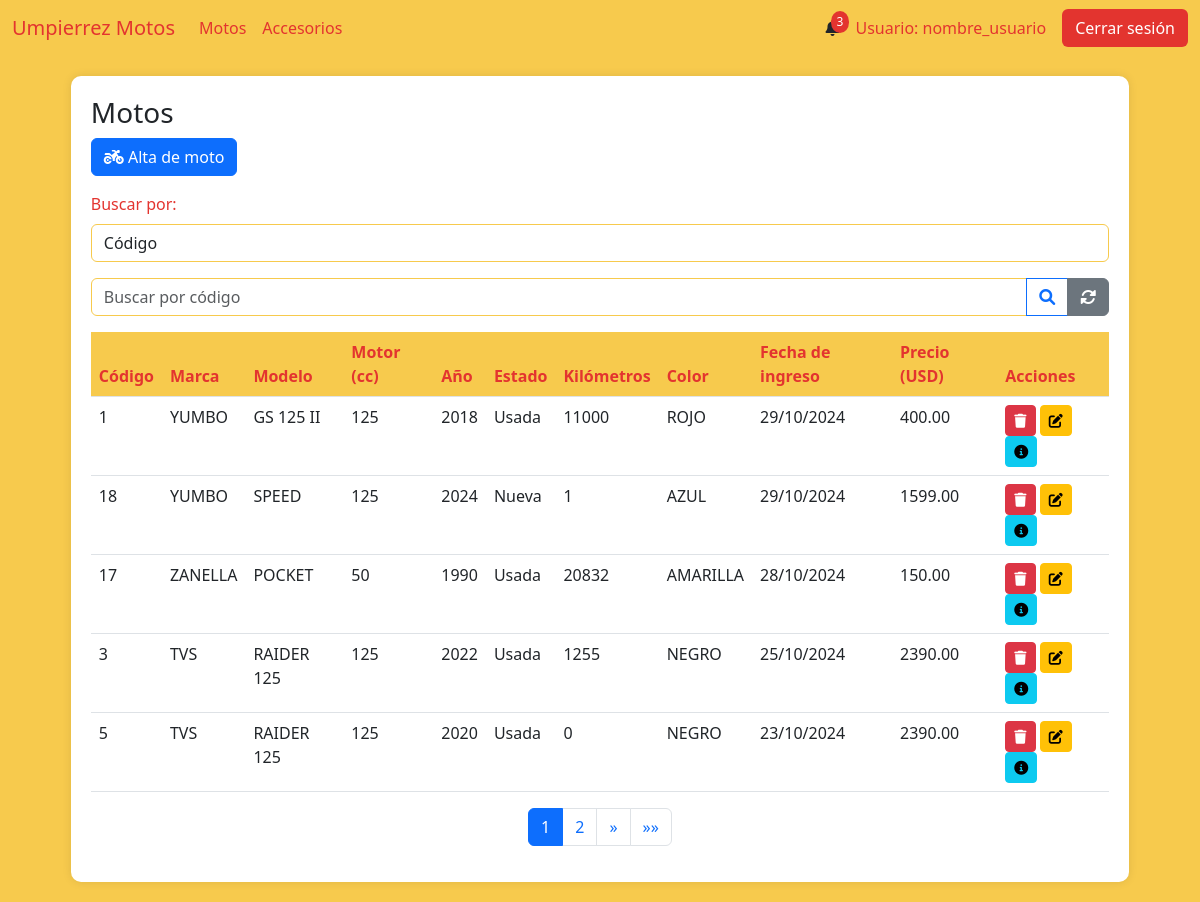
Page /motos on the committed database.
### AppUM/models.py (models this page shows)
class Moto(models.Model):
    marca = models.CharField(max_length=20)
    modelo = models.CharField(max_length=20)
    anio = models.IntegerField()
    motor = models.IntegerField()
    estado = models.CharField(max_length=10)
    kilometros = models.IntegerField()
    precio = models.DecimalField(max_digits=10, decimal_places=2)
    color = models.CharField(max_length=20)
    num_motor = models.CharField(max_length=40, unique=True)
    num_chasis = models.CharField(max_length=40, unique=True)
    foto = models.ImageField(null=True, blank=True, upload_to="motos/fotos/")
    pertenece_tienda = models.BooleanField()
    pertenece_taller = models.BooleanField()
    identificacion_pdf = models.FileField(upload_to='motos/pdfs/', null=True, blank=True)
    observaciones = models.TextField(null=True, blank=True)
    fecha_ingreso = models.DateTimeField(auto_now_add=True)

### AppUM/views.py (the view)
# urls.py: path('motos', views.vista_inventario_motos,name="Motos"),
def vista_inventario_motos(req):
    motos = Moto.objects.filter(pertenece_tienda=1).order_by('-fecha_ingreso')
    logo_um = Logos.objects.get(id=1)
    paginator = Paginator(motos, 5)  # 5 motos por página
    page_number = req.GET.get('page')  # Obtiene el número de página desde la URL
    page_obj = paginator.get_page(page_number)  # Obtiene la página solicitada
    return render(req,"perfil_administrativo/motos/motos.html",{'page_obj': page_obj,"motos":motos,"logo_um":logo_um.logo_UM.url if logo_um.logo_UM else None})

### AppUM/templates/perfil_administrativo/motos/motos.html (shortened to what this page needs)
{% extends "perfil_administrativo/padre_perfil_administrativo.html" %}
{% load static %}
{% block contenidoQueCambia %}
<link href="https://cdnjs.cloudflare.com/ajax/libs/font-awesome/6.0.0/css/all.min.css" rel="stylesheet">
<link href="https://cdn.jsdelivr.net/npm/bootstrap-icons@1.10.0/font/bootstrap-icons.css" rel="stylesheet">
<div class="table-container" id="inventarios">
    <h3>Motos</h3>
    <a href="{% url 'MotoAlta' %}" class="btn btn-primary mb-3">
        <i class="fas fa-motorcycle"></i> Alta de moto
    </a>
    <div class="mb-3">
        <label for="estado" class="form-label">Buscar por:</label>
        <select class="form-control" name="estado_moto" id="tipo_busqueda" onchange="tipo_busqueda()">
            <option value="codigo">Código</option>
        </select>
    </div>
    <form action="{% url 'BusquedaCodigo' %}" enctype="multipart/form-data" method="get" id="busqueda_codigo">{% csrf_token %}
        <div class="input-group mb-3">
            <input type="number" name="codigo" class="form-control" placeholder="Buscar por código">
            <button class="btn btn-outline-primary" type="submit">
                <i class="fas fa-search"></i>
            </button>
            <a href="{% url 'Motos' %}" class="btn btn-secondary">
                <i class="fas fa-sync-alt"></i>
            </a>
        </div>
    </form>
    <table class="table">
        <thead>
            <tr>
                <th>Código</th>
                <th>Marca</th>
                <th>Modelo</th>
                <th>Motor (cc)</th>
                <th>Año</th>
                <th>Estado</th>
                <th>Kilómetros</th>
                <th>Color</th>
                <th>Fecha de ingreso</th>
                <th>Precio (USD)</th>
                <th>Acciones</th>
            </tr>
        </thead>
        <tbody>
            {% if page_obj %}
                {% for moto in page_obj %}
                <tr>
                    <td>{{ moto.id }}</td>
                    <td>{{ moto.marca }}</td>
                    <td>{{ moto.modelo }}</td>
                    <td>{{ moto.motor }}</td>
                    <td>{{ moto.anio }}</td>
                    <td>{{ moto.estado }}</td>
                    <td>{{ moto.kilometros }}</td>
                    <td>{{ moto.color }}</td>
                    <td>{{ moto.fecha_ingreso|date:"d/m/Y" }}</td>
                    <td>{{ moto.precio }}</td>
                    <td>
                        <a href="{% url 'MotoBaja' moto.id %}"><button class="btn btn-sm btn-danger"><i class="fas fa-trash"></i></button></a>
                        <a href="{% url 'MotoModificacion' moto.id %}"><button class="btn btn-sm btn-warning"><i class="fas fa-edit"></i></button></a>
                        <a href="{% url 'MotoDetalles' moto.id %}"><button class="btn btn-sm btn-info"><i class="fas fa-info-circle"></i></button></a>
                    </td>
                </tr>
                {% endfor %}
            {% else %}
                <tr>
                    <td colspan="9" class="text-center text-muted">
                        No hay registros de motos disponibles.
                    </td>
                </tr>
            {% endif %}
        </tbody>
    </table>
    <nav aria-label="Page navigation">
        <ul class="pagination justify-content-center">
            {% for num in page_obj.paginator.page_range %}
            <li class="page-item {% if page_obj.number == num %}active{% endif %}">
                <a class="page-link" href="?page={{ num }}">{{ num }}</a>
            </li>
            {% endfor %}
            {% if page_obj.has_next %}
            <li class="page-item">
                <a class="page-link" href="?page={{ page_obj.next_page_number }}" aria-label="Siguiente">
                    <span aria-hidden="true">&raquo;</span>
                </a>
            </li>
            <li class="page-item">
                <a class="page-link" href="?page={{ page_obj.paginator.num_pages }}" aria-label="Última">
                    <span aria-hidden="true">&raquo;&raquo;</span>
                </a>
            </li>
            {% endif %}
        </ul>
    </nav>
</div>
{% endblock %}

### AppUM/static/css/styles.css (style rules this page uses)
body { background-color: #f7ca4d; }
.form-label { color: #e3342f; }
.form-control { border-color: #f7ca4d; }
.table-container { background-color: #fff; border-radius: 10px; padding: 20px; box-shadow: 0px 0px 10px rgba(0, 0, 0, 0.1); margin: 20px auto; max-width: 90%; }
.table th { background-color: #f7ca4d; color: #e3342f; }

### rows in the picture
Moto: id "1", marca "YUMBO", modelo "GS 125 II", motor "125", anio "2018", estado "Usada", kilometros "11000", color "ROJO", fecha_ingreso "29/10/2024", precio "400.00"
Moto: id "18", marca "YUMBO", modelo "SPEED", motor "125", anio "2024", estado "Nueva", kilometros "1", color "AZUL", fecha_ingreso "29/10/2024", precio "1599.00"
Moto: id "17", marca "ZANELLA", modelo "POCKET", motor "50", anio "1990", estado "Usada", kilometros "20832", color "AMARILLA", fecha_ingreso "28/10/2024", precio "150.00"
Moto: id "3", marca "TVS", modelo "RAIDER 125", motor "125", anio "2022", estado "Usada", kilometros "1255", color "NEGRO", fecha_ingreso "25/10/2024", precio "2390.00"
Moto: id "5", marca "TVS", modelo "RAIDER 125", motor "125", anio "2020", estado "Usada", kilometros "0", color "NEGRO", fecha_ingreso "23/10/2024", precio "2390.00"

### other values in the picture
{{ num }} "1" "2"
